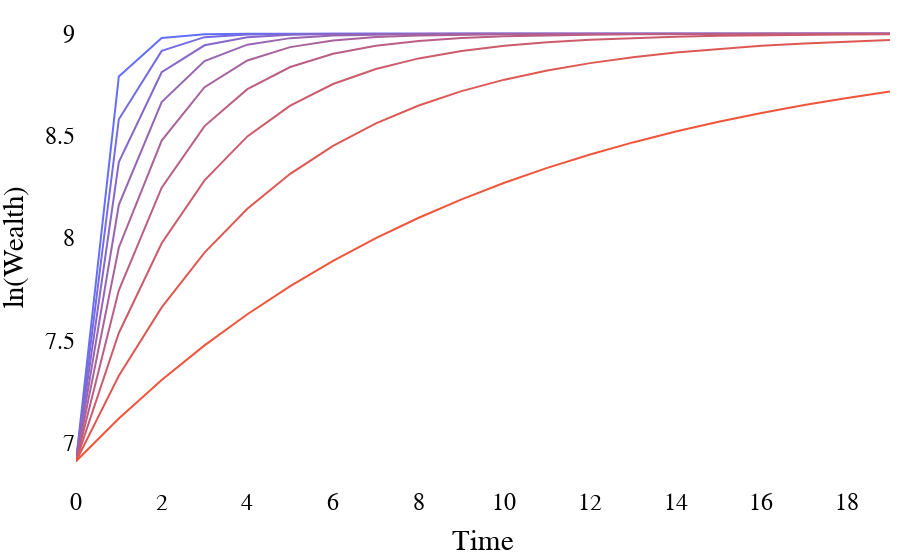

The cell this chart's notebook holds for it:
### Code cell
import plotly.colors

# Parameters (Fixed)
beta_values = np.arange(0.1, 1.0, 0.1) #spacing = 0.1
W0 = 1000
t = np.arange(0, 20)
mu = 9


color_start = '#636EFA'
color_end = '#EF553B'

# Generate a continuous color scale from the two extreme colors defined above
colors = plotly.colors.sample_colorscale(
    plotly.colors.make_colorscale([color_start, color_end]), len(beta_values)
)


fig = go.Figure()

for i, beta in enumerate(beta_values):
    # Wealth calculation for each beta
    exp_part = (1 - beta**t) * mu
    wealth = np.exp(exp_part) * W0**(beta**t)
    
    fig.add_trace(go.Scatter(x=t, y=np.log(wealth), 
                            mode='lines',
                             name=f'beta = {beta}',
                             line=dict(color=colors[i]),
                                showlegend=False
                             ))

fig.update_layout(
    xaxis=dict(title='Time'),
    yaxis=dict(title='ln(Wealth)'),
    # showlegend=True,
    font_family="Times New Roman",
    title_font_family="Times New Roman",
    font_size=24,
    font_color='black',
    # paper_bgcolor='rgba(0,0,0,0)',
    plot_bgcolor = 'rgba(0,0,0,0)',
    margin=dict(l=10, r=10, t=10, b=10)
)

fig.show()

### Figure 1 — Plotly figure (JSON) as saved in the notebook; plotly's stock layout.template omitted (floating-point values rounded to 4 significant figures)
{"data": [{"line": {"color": "rgb(99, 110, 250)"}, "mode": "lines", "name": "beta = 0.1", "showlegend": false, "type": "scatter", "x": [0, 1, 2, 3, 4, 5, 6, 7, 8, 9, 10, 11, 12, 13, 14, 15, 16, 17, 18, 19], "y": [6.908, 8.791, 8.979, 8.998, 9.0, 9.0, 9.0, 9.0, 9.0, 9.0, 9.0, 9.0, 9.0, 9.0, 9.0, 9.0, 9.0, 9, 9, 9]}, {"line": {"color": "rgb(117, 107, 226)"}, "mode": "lines", "name": "beta = 0.2", "showlegend": false, "type": "scatter", "x": [0, 1, 2, 3, 4, 5, 6, 7, 8, 9, 10, 11, 12, 13, 14, 15, 16, 17, 18, 19], "y": [6.908, 8.582, 8.916, 8.983, 8.997, 8.999, 9.0, 9.0, 9.0, 9.0, 9.0, 9.0, 9.0, 9.0, 9.0, 9.0, 9.0, 9.0, 9.0, 9.0]}, {"line": {"color": "rgb(134, 104, 202)"}, "mode": "lines", "name": "beta = 0.30000000000000004", "showlegend": false, "type": "scatter", "x": [0, 1, 2, 3, 4, 5, 6, 7, 8, 9, 10, 11, 12, 13, 14, 15, 16, 17, 18, 19], "y": [6.908, 8.372, 8.812, 8.944, 8.983, 8.995, 8.998, 9.0, 9.0, 9.0, 9.0, 9.0, 9.0, 9.0, 9.0, 9.0, 9.0, 9.0, 9.0, 9.0]}, {"line": {"color": "rgb(152, 101, 178)"}, "mode": "lines", "name": "beta = 0.4", "showlegend": false, "type": "scatter", "x": [0, 1, 2, 3, 4, 5, 6, 7, 8, 9, 10, 11, 12, 13, 14, 15, 16, 17, 18, 19], "y": [6.908, 8.163, 8.665, 8.866, 8.946, 8.979, 8.991, 8.997, 8.999, 8.999, 9.0, 9.0, 9.0, 9.0, 9.0, 9.0, 9.0, 9.0, 9.0, 9.0]}, {"line": {"color": "rgb(169, 98, 154)"}, "mode": "lines", "name": "beta = 0.5", "showlegend": false, "type": "scatter", "x": [0, 1, 2, 3, 4, 5, 6, 7, 8, 9, 10, 11, 12, 13, 14, 15, 16, 17, 18, 19], "y": [6.908, 7.954, 8.477, 8.738, 8.869, 8.935, 8.967, 8.984, 8.992, 8.996, 8.998, 8.999, 8.999, 9.0, 9.0, 9.0, 9.0, 9.0, 9.0, 9.0]}, {"line": {"color": "rgb(187, 94, 131)"}, "mode": "lines", "name": "beta = 0.6000000000000001", "showlegend": false, "type": "scatter", "x": [0, 1, 2, 3, 4, 5, 6, 7, 8, 9, 10, 11, 12, 13, 14, 15, 16, 17, 18, 19], "y": [6.908, 7.745, 8.247, 8.548, 8.729, 8.837, 8.902, 8.941, 8.965, 8.979, 8.987, 8.992, 8.995, 8.997, 8.998, 8.999, 8.999, 9.0, 9.0, 9.0]}, {"line": {"color": "rgb(204, 91, 107)"}, "mode": "lines", "name": "beta = 0.7000000000000001", "showlegend": false, "type": "scatter", "x": [0, 1, 2, 3, 4, 5, 6, 7, 8, 9, 10, 11, 12, 13, 14, 15, 16, 17, 18, 19], "y": [6.908, 7.535, 7.975, 8.282, 8.498, 8.648, 8.754, 8.828, 8.879, 8.916, 8.941, 8.959, 8.971, 8.98, 8.986, 8.99, 8.993, 8.995, 8.997, 8.998]}, {"line": {"color": "rgb(222, 88, 83)"}, "mode": "lines", "name": "beta = 0.8", "showlegend": false, "type": "scatter", "x": [0, 1, 2, 3, 4, 5, 6, 7, 8, 9, 10, 11, 12, 13, 14, 15, 16, 17, 18, 19], "y": [6.908, 7.326, 7.661, 7.929, 8.143, 8.314, 8.452, 8.561, 8.649, 8.719, 8.775, 8.82, 8.856, 8.885, 8.908, 8.926, 8.941, 8.953, 8.962, 8.97]}, {"line": {"color": "rgb(239, 85, 59)"}, "mode": "lines", "name": "beta = 0.9", "showlegend": false, "type": "scatter", "x": [0, 1, 2, 3, 4, 5, 6, 7, 8, 9, 10, 11, 12, 13, 14, 15, 16, 17, 18, 19], "y": [6.908, 7.117, 7.305, 7.475, 7.627, 7.765, 7.888, 7.999, 8.099, 8.189, 8.27, 8.343, 8.409, 8.468, 8.521, 8.569, 8.612, 8.651, 8.686, 8.717]}], "layout": {"font": {"color": "black", "family": "Times New Roman", "size": 24}, "margin": {"b": 10, "l": 10, "r": 10, "t": 10}, "plot_bgcolor": "rgba(0,0,0,0)", "title": {"font": {"family": "Times New Roman"}}, "xaxis": {"title": {"text": "Time"}}, "yaxis": {"title": {"text": "ln(Wealth)"}}}}
